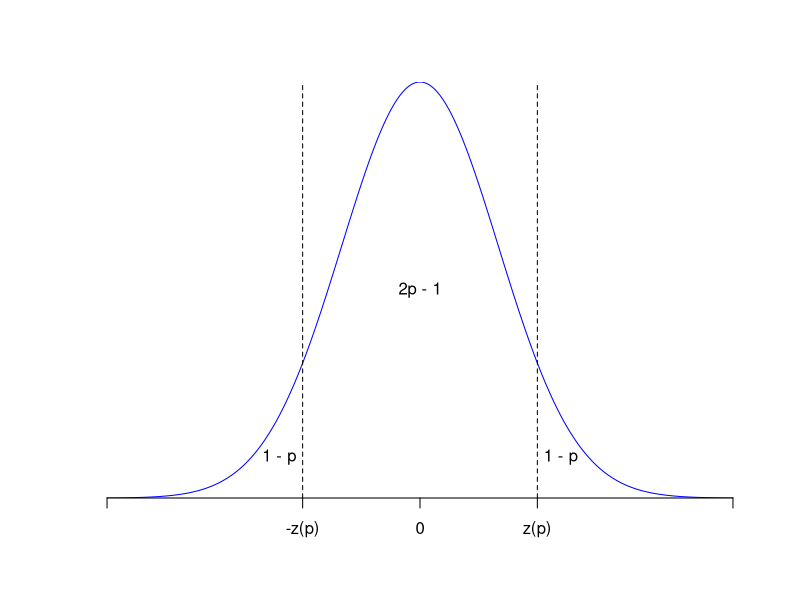
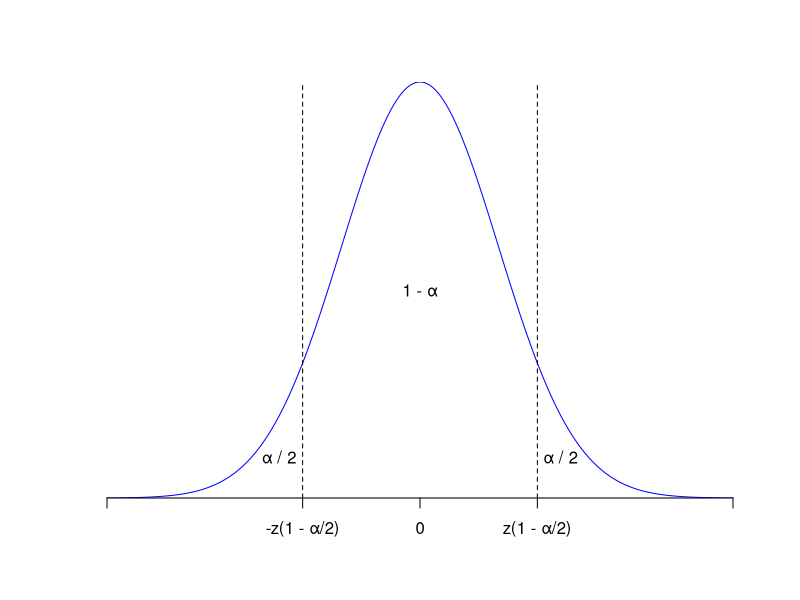

R code for these plots, in order:
## ---- chunk 1
#| echo: false

zp <- 1.5

curve(dnorm(x), from = -4, to = 4, n = 1000, bty = "n", yaxt = "n", ylab = "", xaxt = "n", xlab = "", yaxs = "i", col = "blue")
axis(1, at = c(-4, -zp, 0, zp, 4), labels = c(NA, "-z(p)", "0", "z(p)", NA))
abline(v = c(-zp, zp), lty = 2)
text(0, dnorm(0) / 2, "2p - 1")
text(1.2 * zp, dnorm(1.2 * zp) / 2, "1 - p")
text(-1.2 * zp, dnorm(1.2 * zp) / 2, "1 - p")
## ---- chunk 2
#| echo: false

zp <- 1.5

curve(dnorm(x), from = -4, to = 4, n = 1000, bty = "n", yaxt = "n", ylab = "", xaxt = "n", xlab = "", yaxs = "i", col = "blue")
axis(1, at = c(-4, -zp, 0, zp, 4), labels = c(NA, "-z(1 - α/2)", "0", "z(1 - α/2)", NA))
abline(v = c(-zp, zp), lty = 2)
text(0, dnorm(0) / 2, "1 - α")
text(1.2 * zp, dnorm(1.2 * zp) / 2, "α / 2")
text(-1.2 * zp, dnorm(1.2 * zp) / 2, "α / 2")
